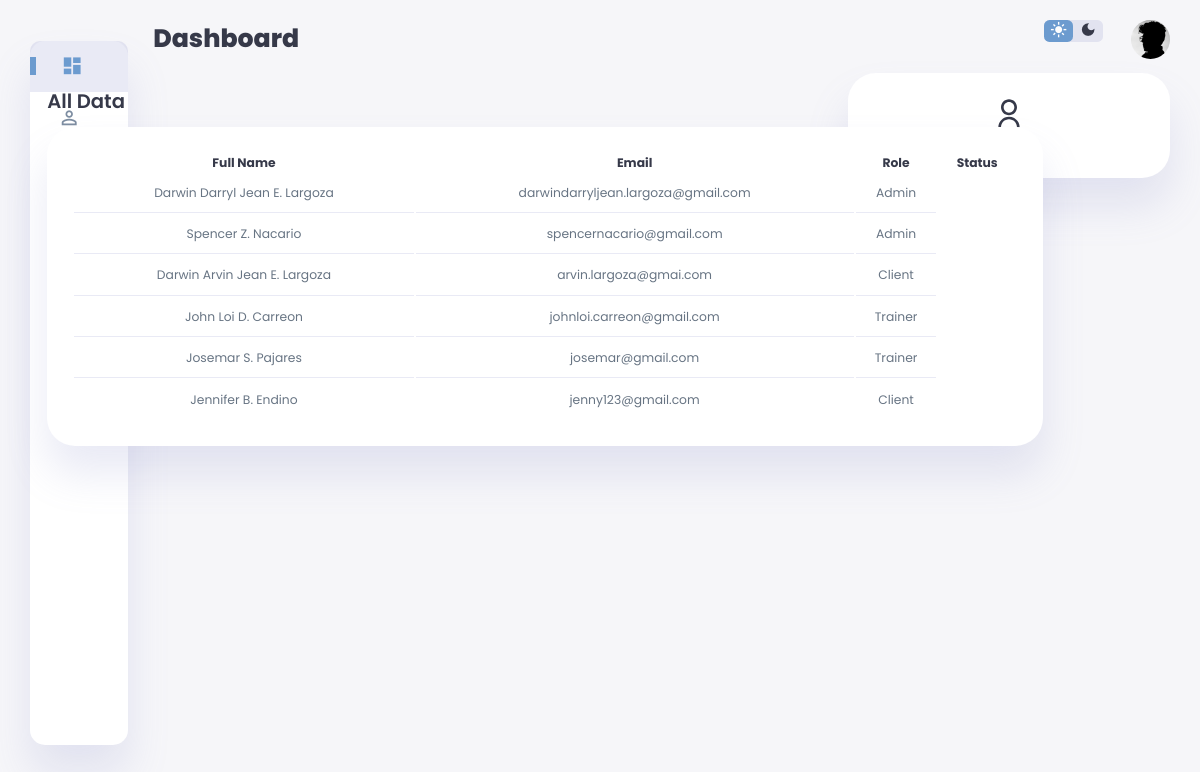
The page /dashboard.php (signed in) on the database its author committed.
### tables this page shows
CREATE TABLE `tblclient` (
  `client_id` int(11) NOT NULL,
  `role` varchar(20) NOT NULL,
  `fname` varchar(50) NOT NULL,
  `mname` varchar(50) DEFAULT NULL,
  `lname` varchar(50) NOT NULL,
  `gender` varchar(20) NOT NULL,
  `email` varchar(100) NOT NULL,
  `password` varchar(100) NOT NULL,
  `phone_number` varchar(20) NOT NULL,
  `barangay` varchar(100) NOT NULL,
  `province` varchar(100) NOT NULL,
  `city` varchar(100) NOT NULL,
  `zip_code` varchar(10) NOT NULL
);

### includes/record_reader.php (called while the page is built, shortened)
<?php
	include 'includes/connect.php';
	$query = 'SELECT * from  tblclient';
        $resultset = mysqli_query($connection, $query);
?>

### dashboard.php (the view, shortened to what this page needs)
<?php
    include 'includes/connect.php';
    include 'includes/record_reader.php';
?>
<!DOCTYPE html>
<html lang="en">
<head>
    <link href="https://cdn.jsdelivr.net/npm/remixicon@4.3.0/fonts/remixicon.css" rel="stylesheet"/>
    <link rel="stylesheet" href="//cdnjs.cloudflare.com/ajax/libs/jquery-confirm/3.3.2/jquery-confirm.min.css">
    <link rel="stylesheet" href="https://cdnjs.cloudflare.com/ajax/libs/jquery-confirm/3.3.4/jquery-confirm.min.css">
    <link rel="stylesheet" href="css/dashboard.css">
</head>
<body>
    <body>
        <div class="container">
            <aside>
                <div class="sidebar">
                    <a href="dashboard.php" class="active">
                        <span class="material-icons-sharp">
                        </span>
                    </a>
                    <a href="#">
                        <span class="material-icons-sharp">
                        </span>
                    </a>
                    <a href="#">
                    </a>
                    <a href="#">
                    </a>
                    <a href="register.php">
                    </a>
                    <a href="logout.php">
                    </a>
                </div>
            </aside>
            <main>
                <h1>Dashboard</h1>
                <div class="recent-orders">
                    <h2>All Data</h2>
                    <table>
                        <thead>
                            <tr>
                                <th>Full Name</th>
                                <th>Email</th>
                                <th>Role</th>
                                <th>Status</th>
                            </tr>
                        </thead>
                        <tbody>
                            <?php
                                while($row = $resultset->fetch_assoc()):
                            ?>
                            <tr>
                                <td><?php echo $row['fname'], " ",$row['mname'], ". ", $row['lname'] ?></td>
                                <td class="td-email"><?php echo $row['email'] ?></td>
                                <td><?php echo $row['role'] ?></td>
                            </tr>
                            <?php endwhile;?>
                        </tbody>
                    </table>
                </div>
            </main>
            <div class="right-section">
                <div class="nav">
                    <div class="dark-mode">
                        <span class="material-icons-sharp active">
                        </span>
                        <span class="material-icons-sharp">
                        </span>
                    </div>
                    <div class="profile">
                        <div class="profile-photo">
                            <img src="images/profile-1.jpg">
                        </div>
                    </div>
                </div>
                <div class="user-profile">
                    <div class="logo">
                        <p>Admin</p>
                    </div>
                </div>
            </div>
        </div>
    </body>
</body>
</html>

### css/dashboard.css (style rules this page uses)
:root { --color-primary: #6C9BCF; --color-danger: #FF0060; --color-success: #1B9C85; --color-warning: #F7D060; --color-white: #fff; --color-info-dark: #7d8da1; --color-dark: #363949; --color-light: rgba(132, 139, 200, 0.18); --color-dark-variant: #677483; --color-background: #f6f6f9; --card-border-radius: 2rem; --border-radius-1: 0.4rem; --border-radius-2: 1.2rem; --card-padding: 1.8rem; --padding-1: 1.2rem; --box-shadow: 0 2rem 3rem var(--color-light); }
* { margin: 0; padding: 0; outline: 0; appearance: 0; border: 0; text-decoration: none; box-sizing: border-box; }
html { font-size: 14px; }
body { width: 100vw; height: 100vh; font-family: 'Poppins', sans-serif; font-size: 0.88rem; user-select: none; overflow-x: hidden; color: var(--color-dark); background-color: var(--color-background); }
a { color: var(--color-dark); }
img { display: block; width: 100%; object-fit: cover; }
h1 { font-weight: 800; font-size: 1.8rem; }
h2 { font-weight: 600; font-size: 1.4rem; }
p { color: var(--color-dark-variant); }
.container { display: grid; width: 96%; margin: 0 auto; gap: 1.8rem; grid-template-columns: 12rem auto 23rem; }
aside { height: 100vh; }
aside .sidebar { display: flex; flex-direction: column; background-color: var(--color-white); box-shadow: var(--box-shadow); border-radius: 15px; height: 88vh; position: relative; top: 1.5rem; transition: all 0.3s ease; }
aside .sidebar a { display: flex; align-items: center; color: var(--color-info-dark); height: 3.7rem; gap: 1rem; position: relative; margin-left: 2rem; transition: all 0.3s ease; }
aside .sidebar a span { font-size: 1.6rem; transition: all 0.3s ease; }
aside .sidebar a:last-child { position: absolute; bottom: 2rem; width: 100%; }
aside .sidebar a.active { width: 100%; border-top-left-radius: 10px; border-top-right-radius: 10px; color: var(--color-primary); background-color: var(--color-light); margin-left: 0; }
aside .sidebar a.active::before { content: ''; width: 6px; height: 18px; background-color: var(--color-primary); }
aside .sidebar a.active span { color: var(--color-primary); margin-left: calc(1rem - 3px); }
main { margin-top: 1.4rem; }
main .recent-orders { margin-top: 1.3rem; }
main .recent-orders h2 { margin-bottom: 0.8rem; }
main .recent-orders table { background-color: var(--color-white); width: 100%; padding: var(--card-padding); text-align: center; box-shadow: var(--box-shadow); border-radius: var(--card-border-radius); transition: all 0.3s ease; }
main table tbody td { height: 2.8rem; border-bottom: 1px solid var(--color-light); color: var(--color-dark-variant); text-transform: capitalize; }
main table tbody .td-email { text-transform: none; }
main table tbody tr:last-child td { border: none; }
.right-section { margin-top: 1.4rem; }
.right-section .nav { display: flex; justify-content: end; gap: 2rem; }
.right-section .dark-mode { background-color: var(--color-light); display: flex; justify-content: space-between; align-items: center; height: 1.6rem; width: 4.2rem; cursor: pointer; border-radius: var(--border-radius-1); }
.right-section .dark-mode span { font-size: 1.2rem; width: 50%; height: 100%; display: flex; align-items: center; justify-content: center; }
.right-section .dark-mode span.active { background-color: var(--color-primary); color: white; border-radius: var(--border-radius-1); }
.right-section .nav .profile { display: flex; gap: 2rem; text-align: right; }
.right-section .nav .profile .profile-photo { width: 2.8rem; height: 2.8rem; border-radius: 50%; overflow: hidden; }
.right-section .user-profile { display: flex; justify-content: center; text-align: center; margin-top: 1rem; background-color: var(--color-white); padding: var(--card-padding); border-radius: var(--card-border-radius); box-shadow: var(--box-shadow); cursor: pointer; transition: all 0.3s ease; }
@media screen and (max-width: 1200px) { .container { width: 95%; grid-template-columns: 7rem auto 23rem; } }
@media screen and (max-width: 1200px) { aside .sidebar a { width: 5.6rem; } }
@media screen and (max-width: 1200px) { aside .sidebar a:last-child { position: relative; margin-top: 1.8rem; } }
@media screen and (max-width: 1200px) { main .recent-orders { width: 94%; position: absolute; left: 50%; transform: translateX(-50%); margin: 2rem 0 0 0.8rem; } }
@media screen and (max-width: 1200px) { main .recent-orders table { width: 83vw; } }

### rows shown on the page
tblclient: fname "Darwin Darryl Jean", mname "E", lname "Largoza", email "darwindarryljean.largoza@gmail.com", role "Admin"
tblclient: fname "Spencer", mname "Z", lname "Nacario", email "spencernacario@gmail.com", role "Admin"
tblclient: fname "Darwin Arvin Jean", mname "E", lname "Largoza", email "arvin.largoza@gmai.com", role "Client"
tblclient: fname "John Loi", mname "D", lname "Carreon", email "johnloi.carreon@gmail.com", role "Trainer"
tblclient: fname "Josemar", mname "S", lname "Pajares", email "josemar@gmail.com", role "Trainer"
tblclient: fname "Jennifer", mname "B", lname "Endino", email "jenny123@gmail.com", role "Client"
